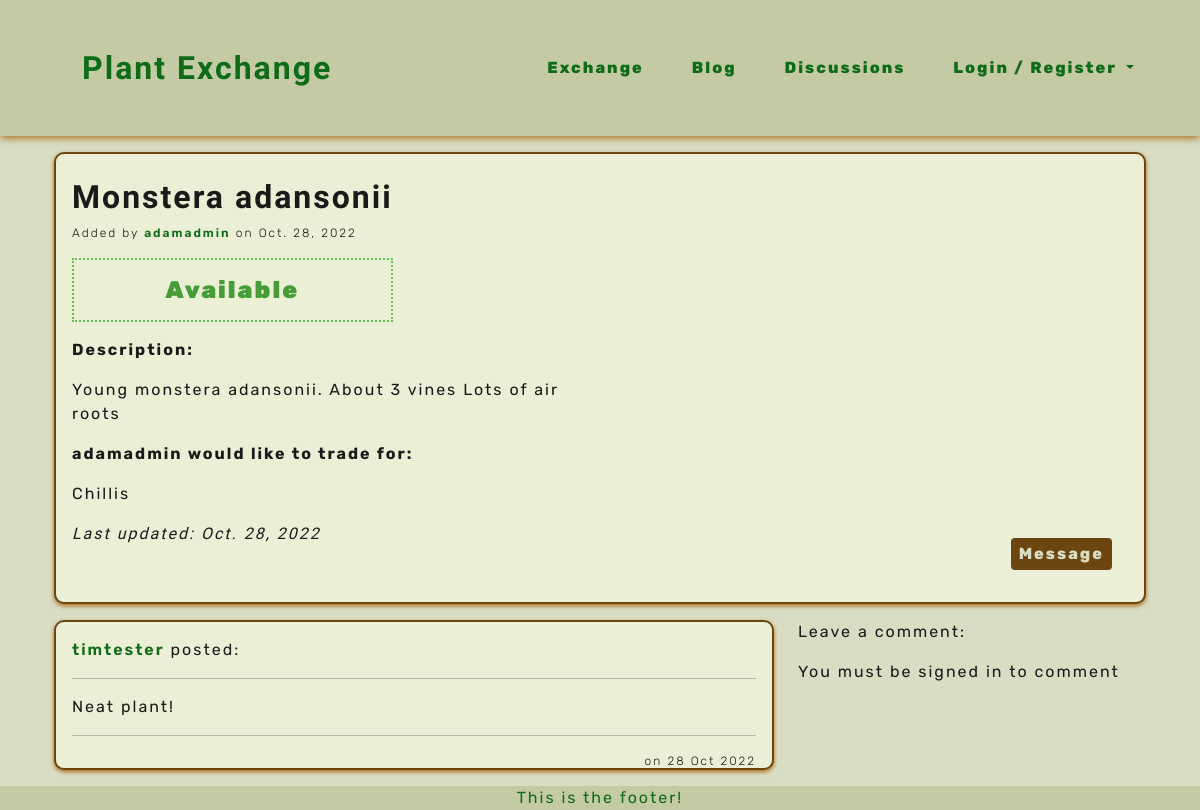
Before: /1/ with the older database file.
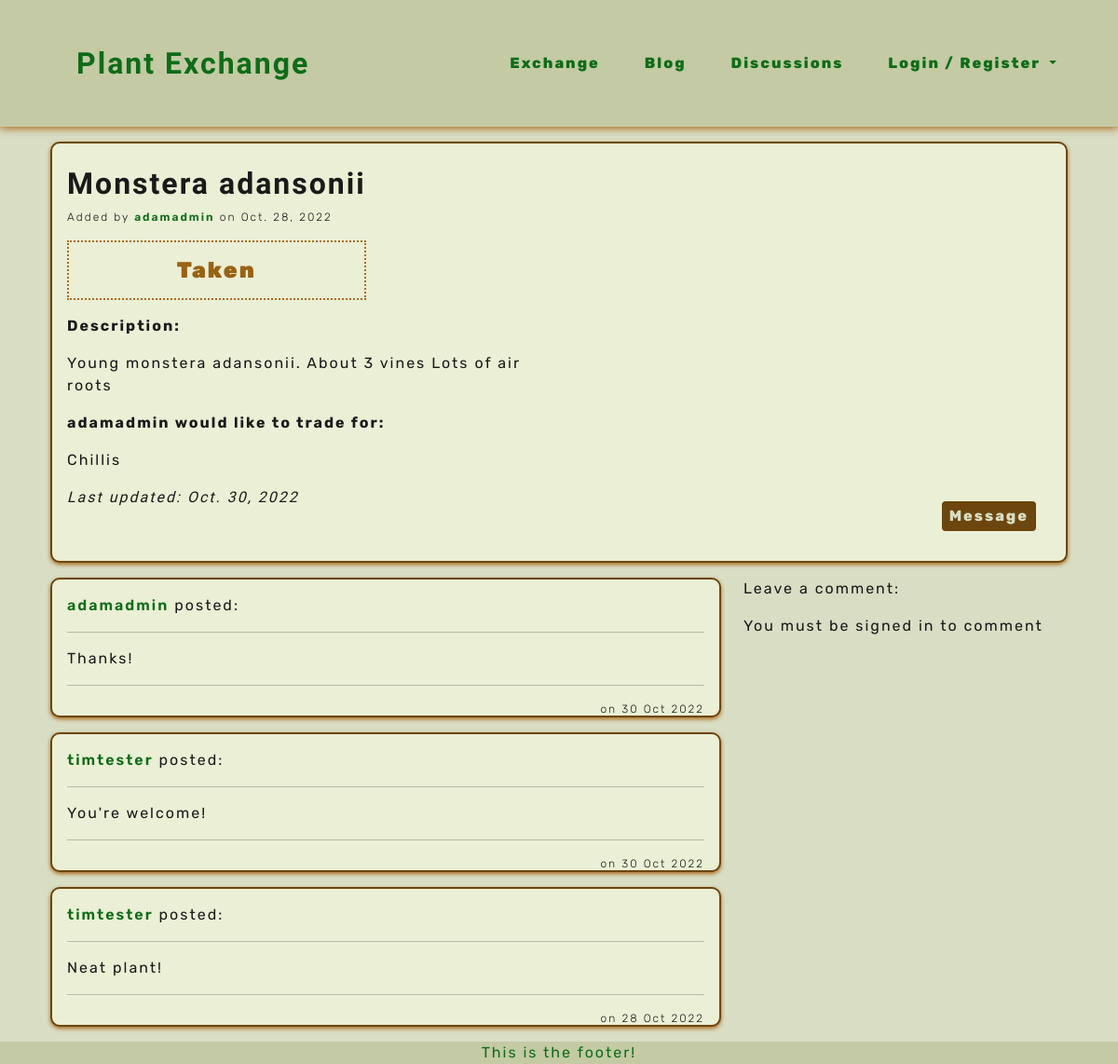
After: the same page with the newer database file.
### plants/models.py (models this page shows, shortened)
class Plant(models.Model):
    title = models.CharField(max_length=40)
    owner = models.ForeignKey(User, on_delete=models.CASCADE, related_name='owner')
    category = models.ForeignKey(Category, on_delete=models.SET_DEFAULT, default='none')
    description = models.TextField()
    image = CloudinaryField('image', null=True, blank=True, default='placeholder')
    will_trade_for = models.CharField(max_length=140, null=True, blank=True)
    added_on = models.DateField(auto_now_add=True)
    updated_on = models.DateField(auto_now=True)
    status = models.IntegerField(choices=STATUS, default=0)
    class Meta:
        ordering = ['-added_on',]
        get_latest_by = ['added_on']

class Comment(models.Model):
    ad = models.ForeignKey(Plant, on_delete=models.CASCADE, related_name='comments')
    name = models.ForeignKey(User, on_delete=models.CASCADE)
    body = models.TextField()
    added_on = models.DateField(auto_now_add=True)
    class Meta:
        ordering = ['-added_on']

### plants/views.py (the view, shortened to what this page needs)
# urls.py: path('<int:plant_id>/', views.PlantDetail.as_view(), name='plant_detail'),
class PlantDetail(View):
    def get(self, request, plant_id, *args, **kwargs):
        plant = get_object_or_404(Plant, id=plant_id)
        comments = plant.comments.all()
        template_name = 'plants/plant_detail.html'
        context = {
            'plant': plant,
            'comments': comments,
            'comment_form': CommentForm(),
        }
        return render(request, template_name, context)

### profiles/contexts.py (called while the page is built)
def inbox_messages(request):
    messages = Message.objects.filter(receiver=request.user.id).filter(read=False).count()
    context = {
        'inbox_messages': messages,
    }
    return context

### plants/templates/plants/plant_detail.html (shortened to what this page needs)
{% extends 'base.html' %}
{% load crispy_forms_tags %}
{% load static %}
{% load cloudinary %}
{% block content %}
<section class="container-fluid">
    <div class="col-12">
        <div class="plant-card">
            <div class="d-flex justify-content-between">
                <div>
                    <h2 class="headings headings-big">{{ plant.title }}</h2>
                    <p class="little">Added by <a class="plnt-links" href="{% url 'profiles:profile' user_id=plant.owner.id %}">{{ plant.owner }}</a> on {{ plant.added_on }}</p>
                    {% if plant.status == 0 %}
                    <p class="status available text-center">Available</p>
                    {% else %}
                    <p class="status taken text-center">Taken</p>
                    {% endif %}
                </div>
            </div>
            <div class="row">
                <div class="col-sm-6 d-flex flex-column justify-content-evenly">
                    <div>
                        <p><strong>Description:</strong></p>
                        <p>{{ plant.description }}</p>
                    </div>
                    <div>
                        <p><strong>{{ plant.owner }} would like to trade for:</strong></p>
                        <p>{{ plant.will_trade_for }}</p>
                    </div>
                </div>
                <div class="col-sm-6 d-flex flex-column align-items-center">
                </div>
            </div>
            <div class="d-flex justify-content-between">
                <p class="edited">Last updated: {{ plant.updated_on }}</p>
                <a class="plnt-btn" href="{% url 'profiles:new_message' plant_id=plant.id %}">Message {{ profile.owner }}</a>
            </div>
        </div>
    </div>
    <div class="col-12">
        <div class="row">
            <div class="col-sm-8">
                {% for comment in comments %}
                <div class="plant-card">
                    <p><a class="plnt-links" href="{% url 'profiles:profile' user_id=comment.name.id %}">{{ comment.name }}</a> posted:</p>
                    <hr>
                    <p>{{ comment.body|linebreaks }}</p>
                    <hr>
                    <p class="little float-end">on {{ comment.added_on|date:'d M Y' }}</p>
                </div>
                {% endfor %}
            </div>
            <div class="col-sm-4">
                <p>Leave a comment:</p>
                {% if user.is_authenticated %}
                <form method="POST">
                    {% csrf_token %}
                    <div class="form-col">
                        <div class="form-group col-sm-10 mx-auto mb-0">
                            {{ comment_form.body }}
                        </div>
                    </div>
                    <p class="little text-center">Posting as {{ user.username }}</p>
                    <button class="plnt-btn float-end" type="submit">Post</button>
                </form>
                {% else %}
                <p>You must be signed in to comment</p>
                {% endif %}
            </div>
        </div>
    </div>
</section>
{% endblock content %}

Changed rows visible on the page:
changed Plant "Monstera adansonii": status 0 → 1 (drawn); updated_on "Oct. 28, 2022" → "Oct. 30, 2022"
added Comment: name "adamadmin", body "Thanks!", added_on "30 Oct 2022"
added Comment: name "timtester", body "You're welcome!", added_on "30 Oct 2022"
Other visible differences:
text no longer shown: "Available"
text now shown: "Taken"
